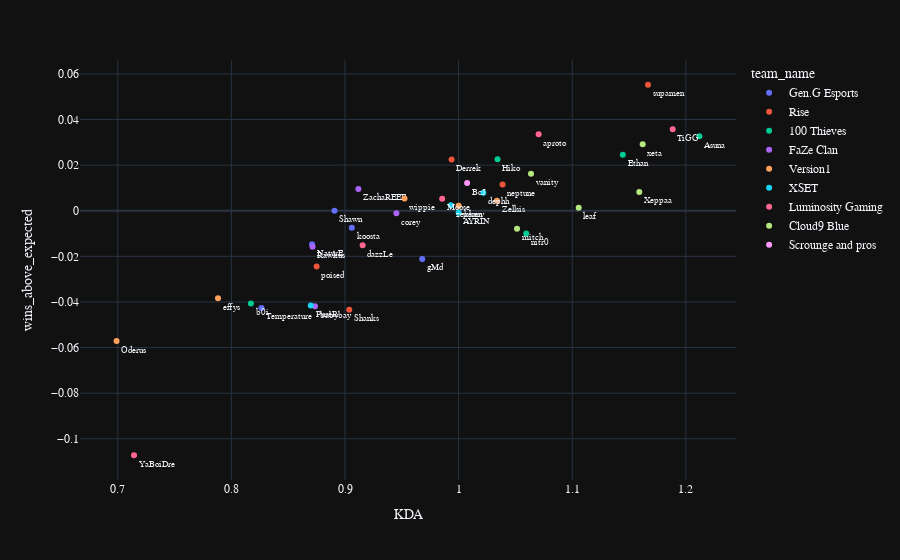

Source (notebook cell):
### Code cell
fig = px.scatter(
    dfplayers.reset_index(),
    x="KDA",
    y="wins_above_expected",
    color="team_name",
    text="Ign",
    hover_data=["Ign", "team_name"],
    template="plotly_dark",
)

fig.update_traces(textposition="bottom right", textfont={"size": 9})

fig.update_layout(font_family="Courier New",)

### Figure 1 — Plotly figure (JSON) as saved in the notebook; plotly's stock layout.template omitted (floating-point values rounded to 4 significant figures)
{"data": [{"customdata": [["NaturE", "Gen.G Esports"], ["Shawn", "Gen.G Esports"], ["gMd", "Gen.G Esports"], ["Temperature", "Gen.G Esports"], ["koosta", "Gen.G Esports"]], "hovertemplate": "team_name=%{customdata[1]}<br>KDA=%{x}<br>wins_above_expected=%{y}<br>Ign=%{customdata[0]}<extra></extra>", "legendgroup": "Gen.G Esports", "marker": {"color": "#636efa", "symbol": "circle"}, "mode": "markers+text", "name": "Gen.G Esports", "orientation": "v", "showlegend": true, "text": ["NaturE", "Shawn", "gMd", "Temperature", "koosta"], "textfont": {"size": 9}, "textposition": "bottom right", "type": "scatter", "x": [0.871, 0.8908, 0.968, 0.8264, 0.906], "xaxis": "x", "y": [-0.01468, 2.659e-06, -0.02112, -0.0426, -0.007484], "yaxis": "y"}, {"customdata": [["Derrek", "Rise"], ["poised", "Rise"], ["supamen", "Rise"], ["neptune", "Rise"], ["Shanks", "Rise"]], "hovertemplate": "team_name=%{customdata[1]}<br>KDA=%{x}<br>wins_above_expected=%{y}<br>Ign=%{customdata[0]}<extra></extra>", "legendgroup": "Rise", "marker": {"color": "#EF553B", "symbol": "circle"}, "mode": "markers+text", "name": "Rise", "orientation": "v", "showlegend": true, "text": ["Derrek", "poised", "supamen", "neptune", "Shanks"], "textfont": {"size": 9}, "textposition": "bottom right", "type": "scatter", "x": [0.9938, 0.875, 1.167, 1.039, 0.9037], "xaxis": "x", "y": [0.02245, -0.02448, 0.05524, 0.01153, -0.04338], "yaxis": "y"}, {"customdata": [["Hiko", "100 Thieves"], ["Asuna", "100 Thieves"], ["nitr0", "100 Thieves"], ["b0i", "100 Thieves"], ["Ethan", "100 Thieves"]], "hovertemplate": "team_name=%{customdata[1]}<br>KDA=%{x}<br>wins_above_expected=%{y}<br>Ign=%{customdata[0]}<extra></extra>", "legendgroup": "100 Thieves", "marker": {"color": "#00cc96", "symbol": "circle"}, "mode": "markers+text", "name": "100 Thieves", "orientation": "v", "showlegend": true, "text": ["Hiko", "Asuna", "nitr0", "b0i", "Ethan"], "textfont": {"size": 9}, "textposition": "bottom right", "type": "scatter", "x": [1.034, 1.212, 1.06, 0.8171, 1.145], "xaxis": "x", "y": [0.0226, 0.03264, -0.009929, -0.04063, 0.0245], "yaxis": "y"}, {"customdata": [["babybay", "FaZe Clan"], ["Rawkus", "FaZe Clan"], ["corey", "FaZe Clan"], ["ZachaREEE", "FaZe Clan"]], "hovertemplate": "team_name=%{customdata[1]}<br>KDA=%{x}<br>wins_above_expected=%{y}<br>Ign=%{customdata[0]}<extra></extra>", "legendgroup": "FaZe Clan", "marker": {"color": "#ab63fa", "symbol": "circle"}, "mode": "markers+text", "name": "FaZe Clan", "orientation": "v", "showlegend": true, "text": ["babybay", "Rawkus", "corey", "ZachaREEE"], "textfont": {"size": 9}, "textposition": "bottom right", "type": "scatter", "x": [0.8736, 0.8714, 0.9452, 0.9118], "xaxis": "x", "y": [-0.04183, -0.01579, -0.001068, 0.009576], "yaxis": "y"}, {"customdata": [["Zellsis", "Version1"], ["Oderus", "Version1"], ["effys", "Version1"], ["penny", "Version1"], ["wippie", "Version1"]], "hovertemplate": "team_name=%{customdata[1]}<br>KDA=%{x}<br>wins_above_expected=%{y}<br>Ign=%{customdata[0]}<extra></extra>", "legendgroup": "Version1", "marker": {"color": "#FFA15A", "symbol": "circle"}, "mode": "markers+text", "name": "Version1", "orientation": "v", "showlegend": true, "text": ["Zellsis", "Oderus", "effys", "penny", "wippie"], "textfont": {"size": 9}, "textposition": "bottom right", "type": "scatter", "x": [1.034, 0.6989, 0.7882, 1, 0.9524], "xaxis": "x", "y": [0.004411, -0.05715, -0.03834, 0.002226, 0.005348], "yaxis": "y"}, {"customdata": [["dephh", "XSET"], ["PureR", "XSET"], ["AYRIN", "XSET"], ["zekken", "XSET"]], "hovertemplate": "team_name=%{customdata[1]}<br>KDA=%{x}<br>wins_above_expected=%{y}<br>Ign=%{customdata[0]}<extra></extra>", "legendgroup": "XSET", "marker": {"color": "#19d3f3", "symbol": "circle"}, "mode": "markers+text", "name": "XSET", "orientation": "v", "showlegend": true, "text": ["dephh", "PureR", "AYRIN", "zekken"], "textfont": {"size": 9}, "textposition": "bottom right", "type": "scatter", "x": [1.022, 0.8699, 1, 0.9932], "xaxis": "x", "y": [0.007929, -0.04157, -0.000877, 0.002438], "yaxis": "y"}, {"customdata": [["YaBoiDre", "Luminosity Gaming"], ["TiGG", "Luminosity Gaming"], ["dazzLe", "Luminosity Gaming"], ["aproto", "Luminosity Gaming"], ["Moose", "Luminosity Gaming"]], "hovertemplate": "team_name=%{customdata[1]}<br>KDA=%{x}<br>wins_above_expected=%{y}<br>Ign=%{customdata[0]}<extra></extra>", "legendgroup": "Luminosity Gaming", "marker": {"color": "#FF6692", "symbol": "circle"}, "mode": "markers+text", "name": "Luminosity Gaming", "orientation": "v", "showlegend": true, "text": ["YaBoiDre", "TiGG", "dazzLe", "aproto", "Moose"], "textfont": {"size": 9}, "textposition": "bottom right", "type": "scatter", "x": [0.7143, 1.188, 0.9155, 1.07, 0.9855], "xaxis": "x", "y": [-0.1072, 0.03575, -0.01514, 0.03353, 0.005215], "yaxis": "y"}, {"customdata": [["xeta", "Cloud9 Blue"], ["mitch", "Cloud9 Blue"], ["leaf", "Cloud9 Blue"], ["vanity", "Cloud9 Blue"], ["Xeppaa", "Cloud9 Blue"]], "hovertemplate": "team_name=%{customdata[1]}<br>KDA=%{x}<br>wins_above_expected=%{y}<br>Ign=%{customdata[0]}<extra></extra>", "legendgroup": "Cloud9 Blue", "marker": {"color": "#B6E880", "symbol": "circle"}, "mode": "markers+text", "name": "Cloud9 Blue", "orientation": "v", "showlegend": true, "text": ["xeta", "mitch", "leaf", "vanity", "Xeppaa"], "textfont": {"size": 9}, "textposition": "bottom right", "type": "scatter", "x": [1.162, 1.051, 1.106, 1.064, 1.159], "xaxis": "x", "y": [0.02911, -0.007894, 0.001263, 0.01621, 0.008262], "yaxis": "y"}, {"customdata": [["BcJ", "Scrounge and pros"]], "hovertemplate": "team_name=%{customdata[1]}<br>KDA=%{x}<br>wins_above_expected=%{y}<br>Ign=%{customdata[0]}<extra></extra>", "legendgroup": "Scrounge and pros", "marker": {"color": "#FF97FF", "symbol": "circle"}, "mode": "markers+text", "name": "Scrounge and pros", "orientation": "v", "showlegend": true, "text": ["BcJ"], "textfont": {"size": 9}, "textposition": "bottom right", "type": "scatter", "x": [1.007], "xaxis": "x", "y": [0.01212], "yaxis": "y"}], "layout": {"font": {"family": "Courier New"}, "legend": {"title": {"text": "team_name"}, "tracegroupgap": 0}, "margin": {"t": 60}, "xaxis": {"anchor": "y", "domain": [0, 1], "title": {"text": "KDA"}}, "yaxis": {"anchor": "x", "domain": [0, 1], "title": {"text": "wins_above_expected"}}}}
